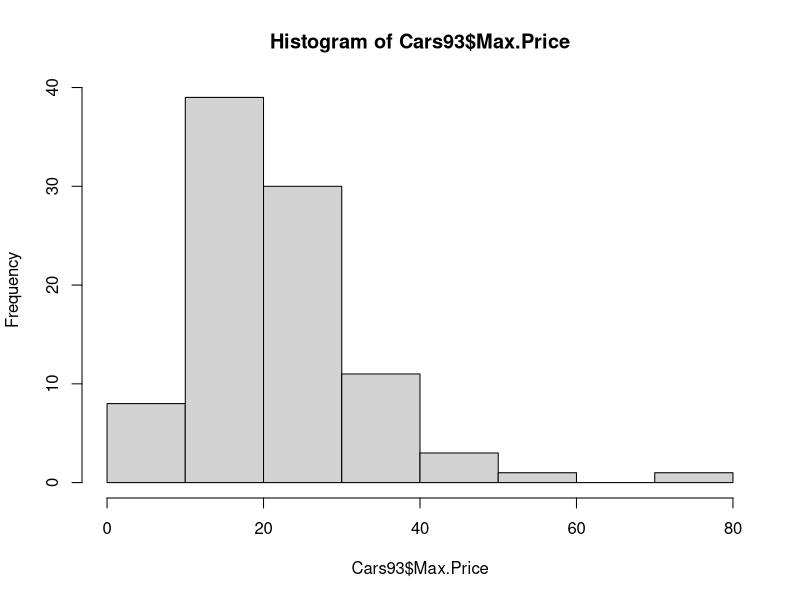

The R source for this figure:
## ---- chunk 1
library(MASS)

hist(Cars93$Max.Price)

# GammaModel <- glm(response ~ Var.1 + Var.2 + ... +
# Var.j, family = gamma(link="inverse"), data = data)
# 
# summary(GammaModel)



## ---- chunk 2



# IGModel <- glm(response ~ Var.1 + Var.2 + ... + Var.j,
# family = inverse.gaussian(link = "1/mu∧2"), data = data)
# 
# summary(IGModel)

# IG1 <- glm(Max.Price ~ MPG.highway + Horsepower + DriveTrain, family = inverse.gaussian(link = "1/mu^2"), data = Cars93, start = c(0.5,0.5,0.5,0.5,0.5))
# summary(IG1)
# 
# hist(1/(Cars93$Max.Price)^2)



# library(car)
# vif(IG2)

## ---- chunk 3

library("lmtest")


# lrtest() 
# 
# AIC()
# BIC() 
## ---- chunk 4

set.seed(2020)

library(boot)
data(Cars93)


# CV.GAMMA1 <- cv.glm(Cars93, GAMMA1, K = 5) 
# CV.GAMMA1$delta
# sqrt()


## ---- chunk 5


set.seed(2020)

# library(caret)
# 
# train_model <- trainControl(method = "cv", number = 5)
# 
# # Train the model
# modelA <- train(
#   Max.Price ~ MPG.highway + Horsepower + DriveTrain, 
#   data = Cars93, 
#   method = "glm",
#   family = "Gamma",
#   trControl = train_model)
# print(modelA)
# 
# 
# modelB <- train(
#   Max.Price ~ MPG.highway + Horsepower + DriveTrain, 
#   data = Cars93, 
#   method = "glm",
#   family = "inverse.gaussian",
#   trControl = train_model,
#   start = c(0.5,0.5,0.5,0.5,0.5))
# print(modelB)





